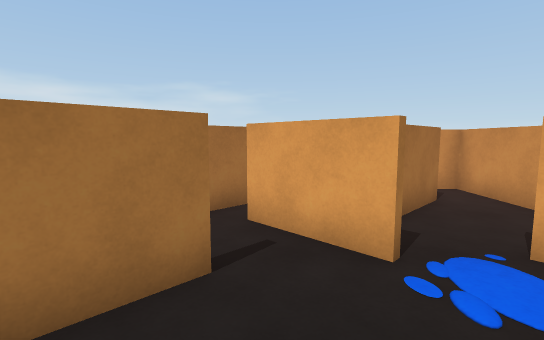
View 1 (above)

16 first-person views from a walk through a 3-D level made in the Unity game engine. The camera is 1.5 m above the floor, tilts 6° down and sees 85° across. The floor is counted in squares, 1 m on a side. Each view is taken from the middle of a square. On the plan, view 1 faces up. The plan holds only what a view shows up to about 15 squares ahead; the rest is blank. Some animated figures are left out.

View 2
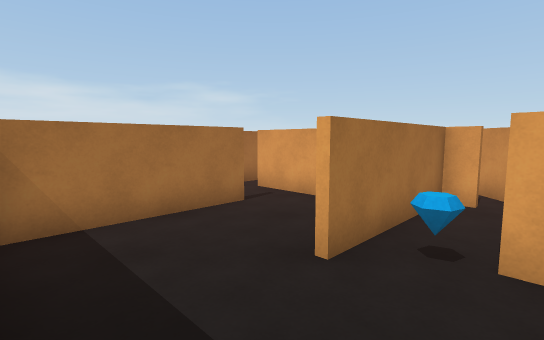

View 3
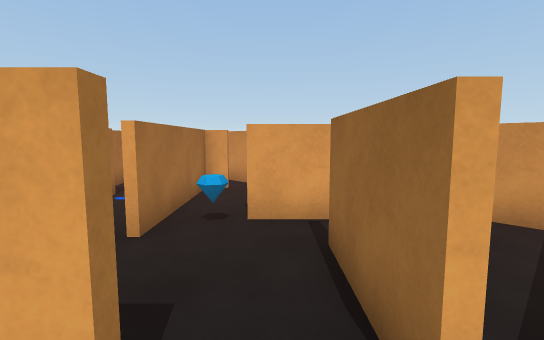

View 4
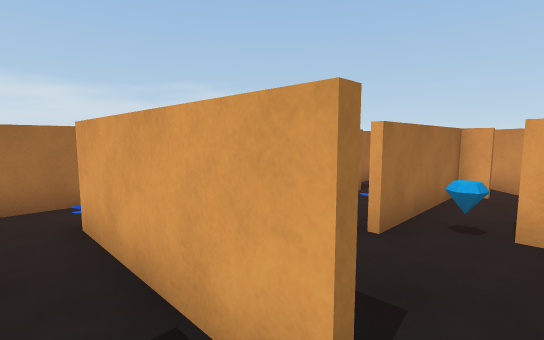

View 5
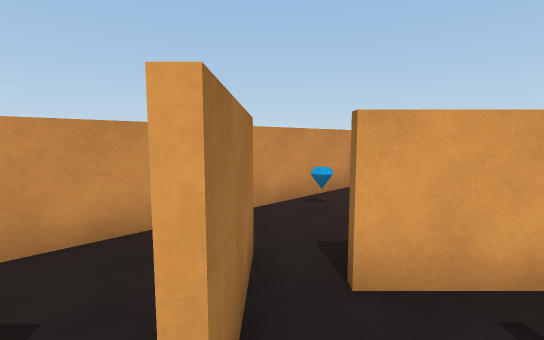

View 6
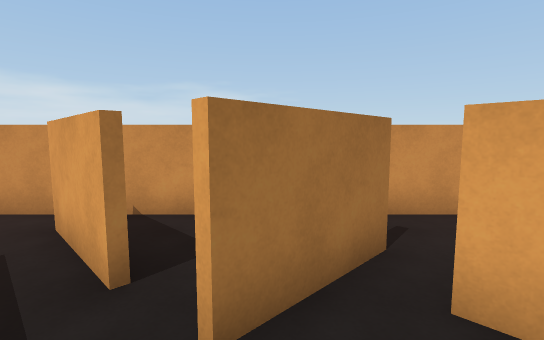

View 7
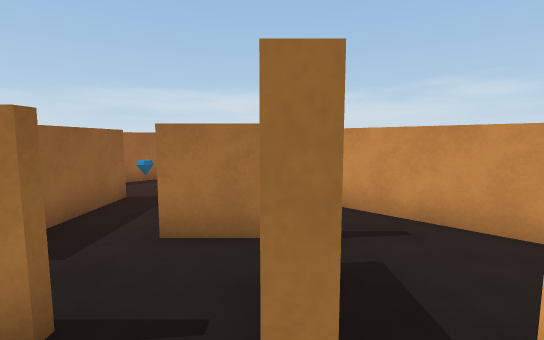

View 8
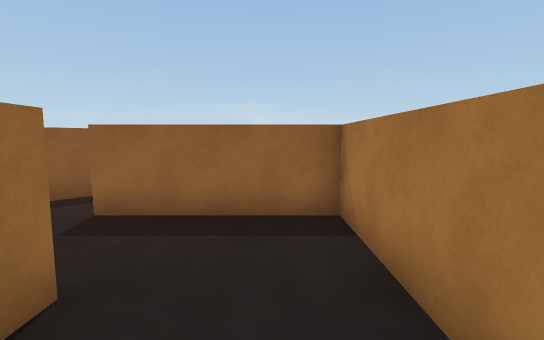

View 9
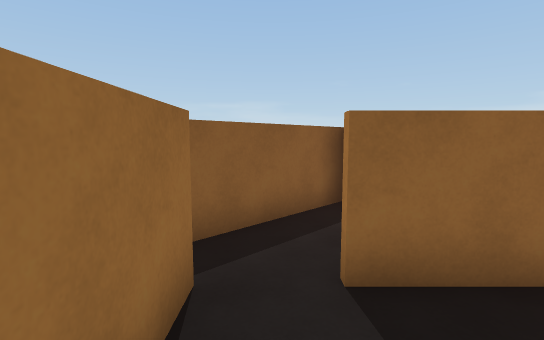

View 10
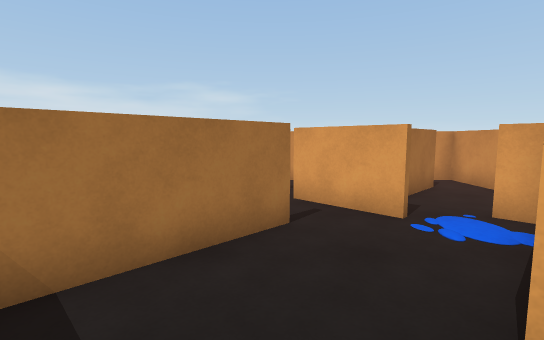

View 11
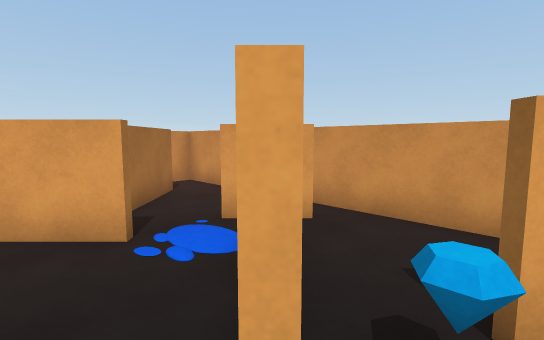

View 12
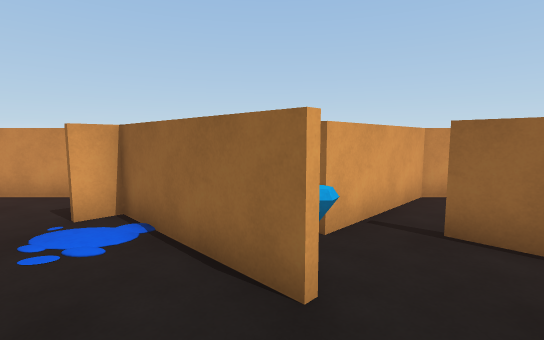

View 13
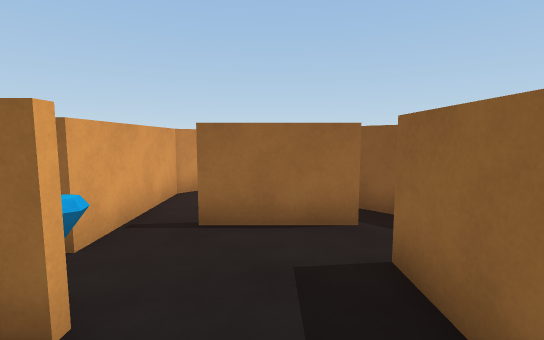

View 14
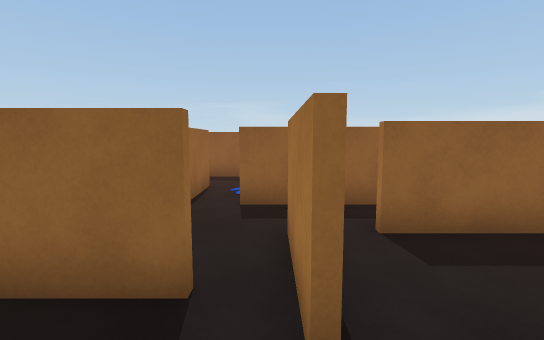

View 15
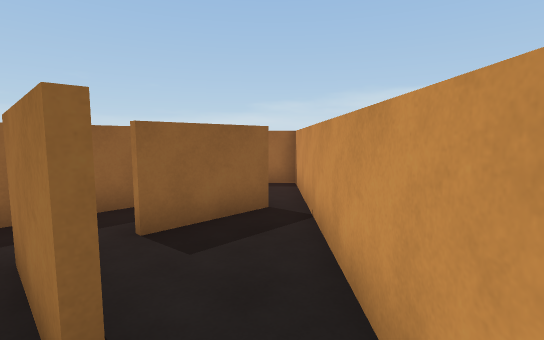

View 16
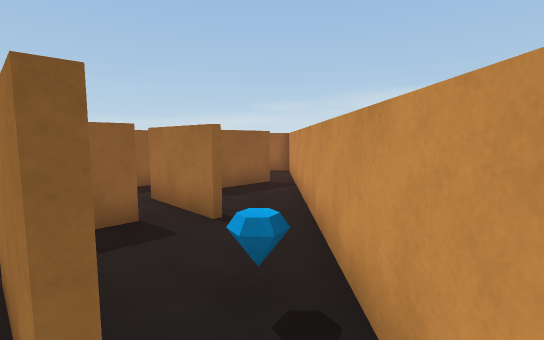

### Floor plan
Key: @ floor where view 1 was taken; # wall or solid block; . floor; O other object.
Columns run from 5 left of view 1 to 6 right of it. Each row starts with its distance up from view 1.
  9 ############
  8 #......O...#
  7 ##..#...##.#
  6 .#.##..##..#
  5 #..#.###...#
  4 ##....#..#.#
  3  ##.#....###
  2   ###...O##
  1   ##...###
  0   #..@##.
 -1   #....O#
 -2   ##....#
 -3    ##..##
 -4    ...##
 -5    ...#
 -6   #####

Where each view was taken, in squares from view 1:
view 1: 0 up, 0 right, facing up
view 2: 4 down, 0 right, facing up
view 3: 5 down, 1 left, facing up-right
view 4: 5 down, 1 left, facing up
view 5: 4 up, 3 left, facing up-right
view 6: 3 up, 2 left, facing up
view 7: 3 up, 2 right, facing up-left
view 8: 3 up, 1 right, facing down-left
view 9: 2 down, 2 right, facing down-left
view 10: 2 down, 1 left, facing up
view 11: 1 down, 0 right, facing up-right
view 12: 0 up, 2 left, facing right
view 13: 0 up, 2 left, facing down-right
view 14: 8 up, 1 right, facing down-left
view 15: 8 up, 1 right, facing left
view 16: 8 up, 5 right, facing left
